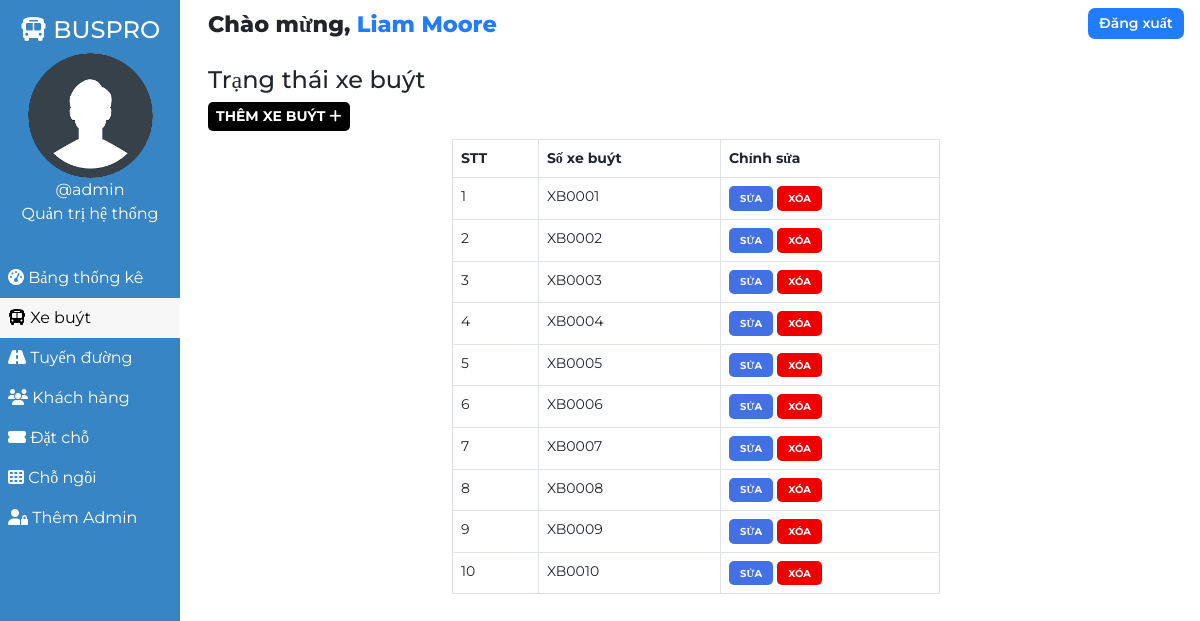
The page /admin/bus.php (signed in) on the database its author committed.
### tables this page shows
CREATE TABLE `users` (
  `user_id` int(11) NOT NULL,
  `user_fullname` varchar(100) NOT NULL,
  `user_name` varchar(30) NOT NULL,
  `user_password` varchar(255) NOT NULL,
  `user_created` datetime NOT NULL DEFAULT current_timestamp()
);

CREATE TABLE `buses` (
  `id` int(100) NOT NULL,
  `bus_no` varchar(255) NOT NULL,
  `bus_assigned` tinyint(1) NOT NULL DEFAULT 0,
  `bus_created` datetime NOT NULL DEFAULT current_timestamp()
);

### admin/bus.php (the view, shortened to what this page needs)
<!DOCTYPE html>
<html lang="en">
<head>
    <link href="https://cdn.jsdelivr.net/npm/bootstrap@5.0.1/dist/css/bootstrap.min.css" rel="stylesheet">
    <?php
        $page="bus";
    ?>
</head>
<body>
    <?php require '../assets/partials/_admin-header.php';?>
        <?php
            $resultSql = "SELECT * FROM `buses` ORDER BY bus_created DESC";
            $resultSqlResult = mysqli_query($conn, $resultSql);
            if(!mysqli_num_rows($resultSqlResult)){ ?>
                <div class="container mt-4">
                    <div id="noCustomers" class="alert alert-dark " role="alert">
                        <h1 class="alert-heading">Không tìm thấy xe buýt!!</h1>
                        <p class="fw-light">Hãy là người đầu tiên thêm một!</p>
                        <hr>
                        <div id="addCustomerAlert" class="alert alert-success" role="alert">
                            Bấm vào <button id="add-button" class="button btn-sm"type="button"data-bs-toggle="modal" data-bs-target="#addModal">Thêm <i class="fas fa-plus"></i></button> to add a bus!
                        </div>
                    </div>
                </div>
            <?php }
            else { ?>
            <section id="bus">
                <div id="head">
                    <h4>Trạng thái xe buýt</h4>
                </div>
                <div id="bus-results">
                    <div>
                        <button id="add-button" class="button btn-sm" type="button"data-bs-toggle="modal" data-bs-target="#addModal">Thêm xe buýt <i class="fas fa-plus"></i></button>
                    </div>
                    <table class="table table-hover table-bordered">
                        <thead>
                            <th>STT</th>
                            <th>Số xe buýt</th>
                            <th>Chỉnh sửa</th>
                        </thead>
                        <?php
                            $ser_no = 0;
                            while($row = mysqli_fetch_assoc($resultSqlResult))
                            {
                                $ser_no++;
                                $id = $row["id"];
                                $busno = $row["bus_no"];
                        ?>
                        <tr>
                            <td>
                                <?php
                                    echo $ser_no;
                                ?>
                            </td>
                            <td>
                                <?php
                                    echo $busno;
                                ?>
                            </td>
                            <td>
                            <button class="button edit-button " data-link="<?php echo $_SERVER['REQUEST_URI']; ?>" data-id="<?php
                                                echo $id;?>" data-busno="<?php
                                                echo $busno;?>"
                                                >Sửa</button>
                                            <button class="button delete-button" data-bs-toggle="modal" data-bs-target="#deleteModal" data-id="<?php
                                                echo $id;?>">Xóa</button>
                            </td>
                        </tr>
                        <?php
                        }
                    ?>
                    </table>
                </div>
            </section>
            <?php } ?>
        </div>
    </main>
</body>
</html>

### assets/partials/_admin-header.php (shortened to what this page needs)
<?php
    $conn = db_connect();
    $user_id = $_SESSION['user_id'];
    $sql = "SELECT * FROM users WHERE user_id = $user_id";
    $result = mysqli_query($conn, $sql);
    if($row = mysqli_fetch_assoc($result))
    {
        $user_fullname = $row["user_fullname"];
        $user_name = $row["user_name"];
    }
?>
    <main id="container">
        <div id="sidebar">
            <h4><i class="fas fa-bus"></i> BUSPRO</h4>
            <div>
                <img class="adminDp" src="../assets/img/userav-min.png" height="125px" alt="Admin Profile Pic">
                <p>
                    <?php  echo '@'.$user_name;  ?>
                </p>
                <p>Quản trị hệ thống</p>
            </div>
            <ul id="options">
                <li class="option <?php if($page=='dashboard'){ echo 'active';}?>">
                    <a href="./dashboard.php">
                    <i class="fas fa-tachometer-alt"></i> Bảng thống kê
                    </a>
                </li>
                <li class="option <?php if($page=='bus'){ echo 'active';}?>">
                    <a href="./bus.php">
                    <i class="fas fa-bus"></i> Xe buýt
                    </a>
                </li>
                <li class="option <?php if($page=='route'){ echo 'active';}?>">
                    <a href="./route.php">
                    <i class="fas fa-road"></i> Tuyến đường
                    </a>
                </li>
                <li class="option <?php if($page=='customer'){ echo 'active';}?>">
                    <a href="./customer.php">
                    <i class="fas fa-users"></i> Khách hàng
                    </a>
                </li>
                <li class="option <?php if($page=='booking'){ echo 'active';}?>">
                    <a href="./booking.php">
                    <i class="fas fa-ticket-alt"></i> Đặt chỗ
                    </a>
                </li>
                <li class="option <?php if($page=='seat'){ echo 'active';}?>">
                    <a href="./seat.php">
                    <i class="fas fa-th"></i> Chỗ ngồi
                    </a>
                </li>
                <li class="option <?php if($page=='signup'){ echo 'active';}?>">
                    <a href="./signup.php">
                    <i class="fas fa-user-lock"></i> Thêm Admin
                    </a>
                </li>
            </ul>
        </div>
        <div id="main-content">
            <section id="welcome">
                <ul>
                    <li class="welcome-item">Chào mừng,
                        <span id="USER">
                            <?php
                                echo $user_fullname;
                            ?>
                        </span>
                    </li>
                    <li class="welcome-item">
                        <button id="logout" class="btn-sm">
                            <a href="../assets/partials/_logout.php">Đăng xuất</a>
                        </button>
                    </li>
                </ul>
            </section>

### assets/styles/admin.php (style rules this page uses)
body { margin: 0; box-sizing: border-box; font-family: 'Montserrat', sans-serif; background-color: white; }
html { scroll-behavior: smooth; }
*, *::after, *::before { box-sizing: inherit; }
#USER { color: #207DFF; }
.adminDp { border-radius: 50%; }
#welcome { background-color: white; }
#welcome ul { display: flex; justify-content: space-between; list-style-type: none; padding: 0; margin: 0; }
#welcome li { margin: 0 1rem; padding: 0.5rem 0; }
#welcome li:first-child { font-weight: 800; font-size: 1.4rem; }
#logout { padding: 0.3rem 0.7rem; background-color: #207DFF; font-weight: 600; outline: none; border: none; border-radius: 7px; }
#logout a { color: white; text-decoration: none; }
@media only screen and (min-width:1000px) { #sidebar { text-align: center; background-color: #3885c5; color: white; width: 15%; position: fixed; top: 0%; padding-top: 1rem; z-index: 2; height: 100vh; } }
@media only screen and (min-width:1000px) { #sidebar p { margin: 0; } }
@media only screen and (min-width:1000px) { #sidebar ul { margin-top: 2rem; } }
@media only screen and (min-width:1000px) { #options { list-style-type: none; text-align: left; padding-left: 0; } }
@media only screen and (min-width:1000px) { .option a { display: block; padding: 0.5rem; text-decoration: none; color: inherit; } }
@media only screen and (min-width:1000px) { .active { background-color:#f7f7f7; color:black; } }
@media only screen and (min-width:1000px) { #main-content { margin-left: 16%; } }

### assets/styles/admin-options.php (style rules this page uses)
* { font-family: Montserrat; }
#booking #head, #customer #head, #route #head, #seat #head, #bus #head { padding-top: 1rem; }
#booking, #customer, #route, #bus, #seat { padding: 0 1rem; }
#booking-results > div, #customer-results > div, #route-results > div, #bus-results > div { margin-bottom: 0.5rem; }
#booking-results button, #customer-results button, #route button, #bus-results button { border-radius: 5px; }
.button { border: none; font-weight: bold; text-transform: uppercase; }
#add-button { background-color: black; color: white; }
table { font-size: 14px; }
#bus table { width: 50%; margin: 0 auto; }
#bus .edit-button, #bus .delete-button, #route .edit-button, #route .delete-button, #customer .edit-button, #customer .delete-button { padding: 0.3rem 0.7rem; }
table th,td { padding-left: 0.3rem; }
table button { color: white; }
.edit-button { background-color: #4370E2; }
.delete-button { background-color: #EF0000; }
.edit-button, .delete-button { font-size: 10px }

### rows shown on the page
users: user_name "admin", user_fullname "Liam Moore"
buses: bus_no "XB0001"
buses: bus_no "XB0002"
buses: bus_no "XB0003"
buses: bus_no "XB0004"
buses: bus_no "XB0005"
buses: bus_no "XB0006"
buses: bus_no "XB0007"
buses: bus_no "XB0008"
buses: bus_no "XB0009"
buses: bus_no "XB0010"
